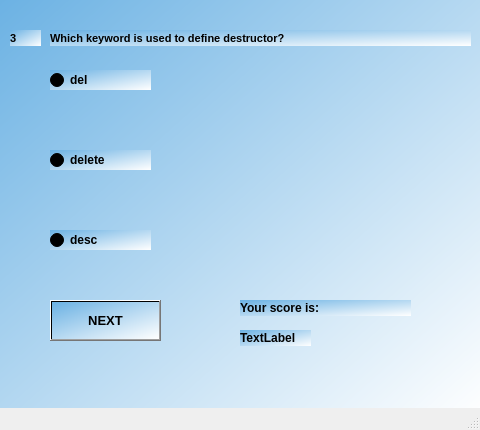
<?xml version="1.0" encoding="UTF-8"?>
<ui version="4.0">
 <class>MainWindow17</class>
 <widget class="QMainWindow" name="MainWindow17">
  <property name="geometry">
   <rect>
    <x>0</x>
    <y>0</y>
    <width>480</width>
    <height>430</height>
   </rect>
  </property>
  <property name="windowTitle">
   <string>MainWindow</string>
  </property>
  <widget class="QWidget" name="centralwidget">
   <widget class="QWidget" name="widget" native="true">
    <property name="geometry">
     <rect>
      <x>0</x>
      <y>-10</y>
      <width>480</width>
      <height>430</height>
     </rect>
    </property>
    <property name="styleSheet">
     <string notr="true">background-color:qlineargradient(spread:pad, x1:0, y1:0, x2:1, y2:1, stop:0 rgba(106, 177, 227, 255), stop:1 rgba(255, 255, 255, 255))</string>
    </property>
    <widget class="QLabel" name="label">
     <property name="geometry">
      <rect>
       <x>10</x>
       <y>40</y>
       <width>31</width>
       <height>16</height>
      </rect>
     </property>
     <property name="font">
      <font>
       <pointsize>8</pointsize>
       <weight>75</weight>
       <bold>true</bold>
      </font>
     </property>
     <property name="text">
      <string>3</string>
     </property>
    </widget>
    <widget class="QLabel" name="label_2">
     <property name="geometry">
      <rect>
       <x>50</x>
       <y>40</y>
       <width>421</width>
       <height>16</height>
      </rect>
     </property>
     <property name="font">
      <font>
       <pointsize>8</pointsize>
       <weight>75</weight>
       <bold>true</bold>
      </font>
     </property>
     <property name="text">
      <string>Which keyword is used to define destructor?</string>
     </property>
    </widget>
    <widget class="QRadioButton" name="radioButton">
     <property name="geometry">
      <rect>
       <x>50</x>
       <y>80</y>
       <width>101</width>
       <height>20</height>
      </rect>
     </property>
     <property name="font">
      <font>
       <weight>75</weight>
       <bold>true</bold>
      </font>
     </property>
     <property name="text">
      <string>del</string>
     </property>
    </widget>
    <widget class="QRadioButton" name="radioButton_2">
     <property name="geometry">
      <rect>
       <x>50</x>
       <y>240</y>
       <width>101</width>
       <height>20</height>
      </rect>
     </property>
     <property name="font">
      <font>
       <weight>75</weight>
       <bold>true</bold>
      </font>
     </property>
     <property name="text">
      <string>desc</string>
     </property>
    </widget>
    <widget class="QRadioButton" name="radioButton_3">
     <property name="geometry">
      <rect>
       <x>50</x>
       <y>160</y>
       <width>101</width>
       <height>20</height>
      </rect>
     </property>
     <property name="font">
      <font>
       <weight>75</weight>
       <bold>true</bold>
      </font>
     </property>
     <property name="text">
      <string>delete</string>
     </property>
    </widget>
    <widget class="QPushButton" name="NEXT">
     <property name="geometry">
      <rect>
       <x>50</x>
       <y>310</y>
       <width>111</width>
       <height>41</height>
      </rect>
     </property>
     <property name="font">
      <font>
       <pointsize>10</pointsize>
       <weight>75</weight>
       <bold>true</bold>
      </font>
     </property>
     <property name="text">
      <string>NEXT</string>
     </property>
    </widget>
    <widget class="QLabel" name="label_3">
     <property name="geometry">
      <rect>
       <x>240</x>
       <y>310</y>
       <width>171</width>
       <height>16</height>
      </rect>
     </property>
     <property name="font">
      <font>
       <weight>75</weight>
       <bold>true</bold>
      </font>
     </property>
     <property name="text">
      <string>Your score is:</string>
     </property>
    </widget>
    <widget class="QLabel" name="label_4">
     <property name="geometry">
      <rect>
       <x>240</x>
       <y>340</y>
       <width>71</width>
       <height>16</height>
      </rect>
     </property>
     <property name="font">
      <font>
       <weight>75</weight>
       <bold>true</bold>
      </font>
     </property>
     <property name="text">
      <string>TextLabel</string>
     </property>
    </widget>
   </widget>
  </widget>
  <widget class="QMenuBar" name="menubar">
   <property name="geometry">
    <rect>
     <x>0</x>
     <y>0</y>
     <width>480</width>
     <height>26</height>
    </rect>
   </property>
  </widget>
  <widget class="QStatusBar" name="statusbar"/>
 </widget>
 <resources/>
 <connections/>
</ui>
